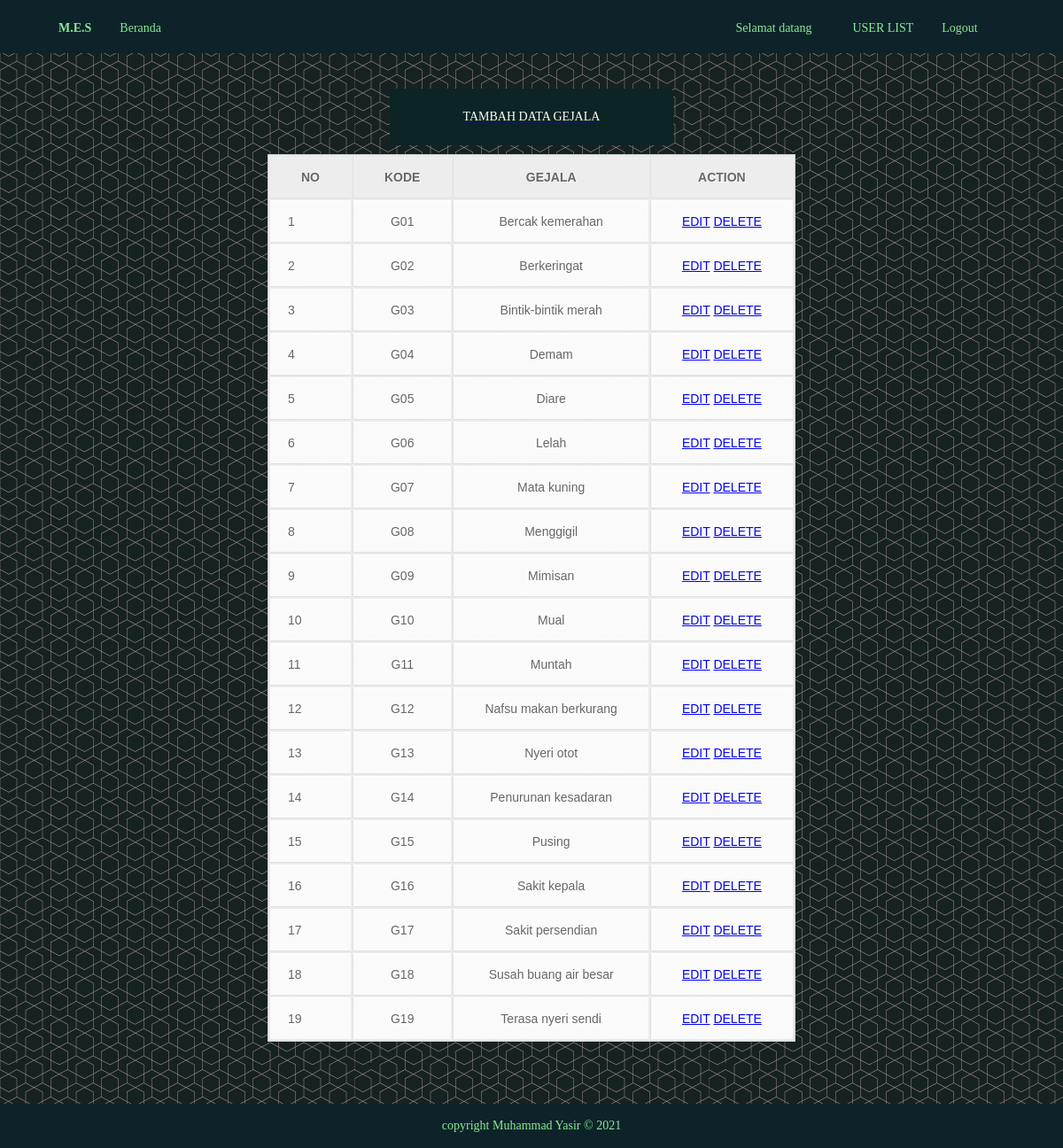
The app's page /admin/index.php?p=gejala (signed in) with its own data.
### tables this page shows
CREATE TABLE `gejala` (
  `id_gejala` int(11) NOT NULL,
  `kode_gejala` varchar(3) NOT NULL,
  `gejala` varchar(500) NOT NULL
);

### admin/gejala.php (the view)
<?php include "connection.php"; ?>
    <a href="?p=gejalaadd">
        <div class="btn btn-add">
            <p>TAMBAH DATA GEJALA</p>
        </div>
    </a>
<table>
    <tr>
        <th>NO</th>
        <th>KODE</th>
        <th>GEJALA</th>
        <th>ACTION</th>
    </tr>
    <?php
        $sql_gejala = mysqli_query($conn, "SELECT * FROM gejala");
        $no=1;
    ?>
    <?php while ($rg = mysqli_fetch_array($sql_gejala)) : ?>
        <tr>
            <td><?php echo "$no"; ?></td>
            <td><?php echo "$rg[kode_gejala]"; ?></td>
            <td><?php echo "$rg[gejala]"; ?></td>
            <td>
                <a href="?p=gejalaedit&idg=<?php echo "$rg[id_gejala]"; ?>">EDIT</a>
                <a href="?p=gejaladelete&idg=<?php echo "$rg[id_gejala]"; ?>" onclick="return confirm('ARE YOU SURE YOU WANT TO DELETE THIS DATA?');">DELETE</a>
            </td>
        </tr>
    <?php $no++; ?>
    <?php endwhile; ?>
</table>

### admin/style.css (style rules this page uses)
body { background-image: url(../img/Background.png); font-family: Cambria; padding: 0px; margin: 0px; color: #ffffff; font-size: 14px; }
table { font-family: Arial, Helvetica, sans-serif; color: #666; text-shadow: 1px 1px 0px #fff; background: #eaebec; border: #ccc 1px solid; margin: 10px auto; }
table th { padding: 15px 35px; border-left:1px solid #e0e0e0; border-bottom: 1px solid #e0e0e0; background: #ededed; }
table th:first-child { border-left:none; }
table tr { text-align: center; padding-left: 20px; }
table td:first-child { text-align: left; padding-left: 20px; border-left: 0; }
table td { padding: 15px 35px; border-top: 1px solid #ffffff; border-bottom: 1px solid #e0e0e0; border-left: 1px solid #e0e0e0; background: #fafafa; background: -webkit-gradient(linear, left top, left bottom, from(#fbfbfb), to(#fafafa)); background: -moz-linear-gradient(top, #fbfbfb, #fafafa); }
table tr:last-child td { border-bottom: 0; }
table tr:last-child td:first-child { -moz-border-radius-bottomleft: 3px; -webkit-border-bottom-left-radius: 3px; border-bottom-left-radius: 3px; }
table tr:last-child td:last-child { -moz-border-radius-bottomright: 3px; -webkit-border-bottom-right-radius: 3px; border-bottom-right-radius: 3px; }
.btn { padding: 9px 9px; text-align: center; border: 1px solid transparent; border-radius: 5px; font-family: Cambria; font-size: 14px; margin: 10px auto; width: 25%; }
.btn-add { color: #FFF; background-color: #0c2424; cursor: pointer; }

### records on screen
gejala: kode_gejala "G01", gejala "Bercak kemerahan"
gejala: kode_gejala "G02", gejala "Berkeringat"
gejala: kode_gejala "G03", gejala "Bintik-bintik merah"
gejala: kode_gejala "G04", gejala "Demam"
gejala: kode_gejala "G05", gejala "Diare"
gejala: kode_gejala "G06", gejala "Lelah"
gejala: kode_gejala "G07", gejala "Mata kuning"
gejala: kode_gejala "G08", gejala "Menggigil"
gejala: kode_gejala "G09", gejala "Mimisan"
gejala: kode_gejala "G10", gejala "Mual"
gejala: kode_gejala "G11", gejala "Muntah"
gejala: kode_gejala "G12", gejala "Nafsu makan berkurang"
gejala: kode_gejala "G13", gejala "Nyeri otot"
gejala: kode_gejala "G14", gejala "Penurunan kesadaran"
gejala: kode_gejala "G15", gejala "Pusing"
gejala: kode_gejala "G16", gejala "Sakit kepala"
gejala: kode_gejala "G17", gejala "Sakit persendian"
gejala: kode_gejala "G18", gejala "Susah buang air besar"
gejala: kode_gejala "G19", gejala "Terasa nyeri sendi"
